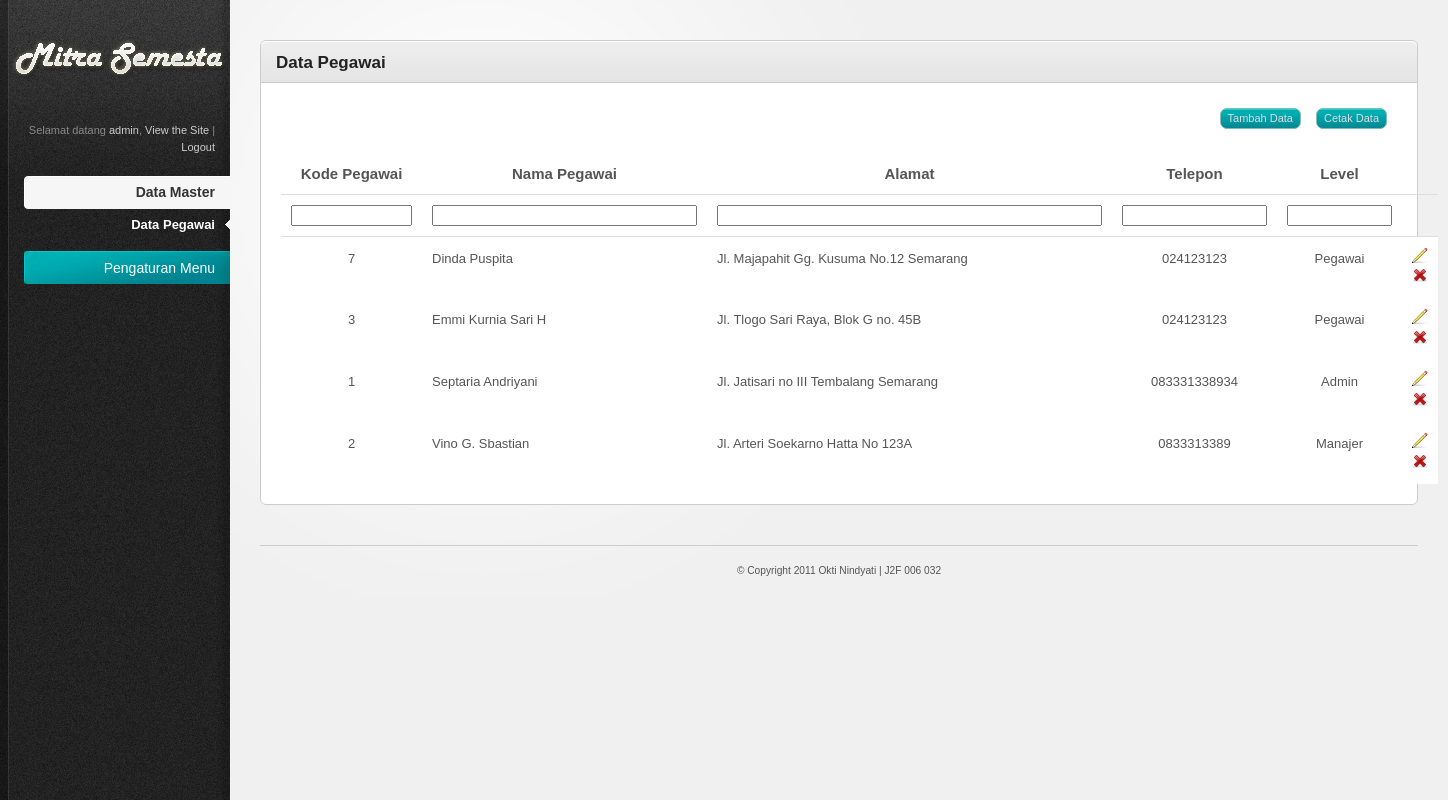
Page /index.php/admin/pegawai (signed in) on the committed database.
### tables this page shows
CREATE TABLE IF NOT EXISTS `pegawai` (
  `KodePegawai` int(11) NOT NULL AUTO_INCREMENT,
  `NamaPegawai` varchar(30) NOT NULL,
  `JenisKelamin` char(1) NOT NULL,
  `TempatLahir` varchar(20) NOT NULL,
  `TanggalLahir` date NOT NULL,
  `AlmtPegawai` varchar(50) DEFAULT NULL,
  `NoTelepon` varchar(12) DEFAULT NULL,
  `Email` varchar(25) DEFAULT NULL,
  `TanggalMasuk` date NOT NULL,
  `Level` varchar(10) NOT NULL,
  `Username` varchar(25) NOT NULL,
  `Password` varchar(35) NOT NULL,
  PRIMARY KEY (`KodePegawai`)
);

### system/application/controllers/admin/pegawai.php (called while the page is built, shortened)
<?php
Class Pegawai extends Controller{
	function Pegawai(){
		$this->load->model(array('pegawai_model','penjualan_model'));
	}
	function index($KodePegawai=''){
		if(isset($_SESSION["username"]) && ($_SESSION['level']=='Admin' || $_SESSION['level']=='Pegawai' || $_SESSION['level']=='Manajer')){
		$data['judul'] = "Data Pegawai";
		$result = $this->pegawai_model->get_daftar_pegawai();
		$subdata['result_pegawai'] = $result;
		$data['content'] = $this->load->view('admin/pegawai_view',$subdata,TRUE);
		$this->load->view("template_admin/template",$data);
		}else{
			redirect('home');
		}
	}
}

### system/codeigniter/CodeIgniter.php (called while the page is built, shortened)
<?php  if ( ! defined('BASEPATH')) exit('No direct script access allowed');
$EXT =& load_class('Hooks');
$EXT->_call_hook('pre_system');
$URI =& load_class('URI');
$RTR =& load_class('Router');
$method = $RTR->fetch_method();
$EXT->_call_hook('pre_controller');
$CI = new $class();
if ($RTR->scaffolding_request === TRUE)
{
	if ($EXT->_call_hook('scaffolding_override') === FALSE)
	{
		$CI->_ci_scaffolding();
	}
}
else
{
	if (method_exists($CI, '_remap'))
	{
		$CI->_remap($method);
	}
	else
	{
		call_user_func_array(array(&$CI, $method), array_slice($URI->rsegments, 2));
	}
}

### index.php (called while the page is built, shortened)
<?php
require_once BASEPATH.'codeigniter/CodeIgniter'.EXT;

### system/codeigniter/Base5.php (called while the page is built)
<?php  if ( ! defined('BASEPATH')) exit('No direct script access allowed');
class CI_Base {
	private static $instance;
	public function CI_Base()
	{
		self::$instance =& $this;
	}
	public static function &get_instance()
	{
		return self::$instance;
	}
}
function &get_instance()
{
	return CI_Base::get_instance();
}

### system/application/models/pegawai_model.php (called while the page is built, shortened)
<?php
Class Pegawai_model extends Model{
	function get_daftar_pegawai(){
		$this->db->order_by('NamaPegawai','asc');
		$query = $this->db->get('pegawai');
		if ($query->num_rows()>0){
			return $query->result();
		}else{
			return false;
		}
	}
}

### system/application/views/admin/pegawai_view.php (the view, shortened to what this page needs)
<div style="float:right;margin:5px 10px 25px 5px"><a class="button" href="<?=site_url("admin/pegawai/cetak_pegawai/") ?>" target="_blank" title="Cetak data pegawai">Cetak Data</a></div>
<div style="float:right;margin:5px 10px 25px 5px"><a class="button" href="<?=site_url("admin/pegawai/add_pegawai/")?>">Tambah Data</a></div>
<div class="tab-content default-tab" id="tab1">
	<table width="100%">
		<thead>
			<tr>
			   <th width="12px"><center>Kode Pegawai</center></th>
			   <th width="30px"><center>Nama Pegawai</center></th>
			   <th width="45px"><center>Alamat</center></th>
			   <th width="15px"><center>Telepon</center></th>
			   <th width="10px"><center>Level</center></th>
			   <th></th>
			</tr>
			<tr>
			   <th><input type="text" size="12px" name="KodePegawai" class="input_filter" rel="KodePegawai" id="KodePegawai" value=""></th>
			   <th><input type="text" size="30px" name="NamaPegawai" class="input_filter" rel="NamaPegawai" id="NamaPegawai" value=""></th>
			   <th><input type="text" size="45px" name="AlmtPegawai" class="input_filter" rel="AlmtPegawai" id="AlmtPegawai" value=""></th>
			   <th><input type="text" size="15px" name="NoTelepon" class="input_filter" rel="NoTelepon" id="NoTelepon" value=""></th>
			   <th><input type="text" size="10px" name="Level" class="input_filter" rel="Level" id="Level" value=""></th>
			   <th></th>
			</tr>
		</thead>
		<tbody>
				<?php if($result_pegawai){
					foreach($result_pegawai as $num_row => $row)
				{?>
			<tr>
				<td><center><?=$row->KodePegawai;?></center></td>
				<td><?=$row->NamaPegawai;?></td>
				<td><?=$row->AlmtPegawai;?></td>
				<td><center><?=$row->NoTelepon;?></center></td>
				<td><center><?=$row->Level;?></center></td>
				<td><center>
					 <a href="<?=site_url("admin/pegawai/edit_pegawai/".$row->KodePegawai)?>" title="Edit"><img src="<?=base_url()?>system/application/views/template_admin/resources/images/icons/pencil.png" alt="Edit" /></a>
					 <a href="<?=site_url("admin/pegawai/delete_pegawai/".$row->KodePegawai)?>" title="Hapus" class="delete"><img src="<?=base_url()?>system/application/views/template_admin/resources/images/icons/cross.png" alt="Delete" /></a>
				</center></td>
			</tr>
				<?php
				};
				}
				?>
		</tbody>
	</table>
</div>

### system/application/views/template_admin/resources/css/style.css (style rules this page uses)
html { font-size: 100%; height: 100%; margin-bottom: 1px; }
body { font-family: Arial, Helvetica, sans-serif; color: #555; background: #f0f0f0 url('../images/bg-body.gif') top left repeat-y; font-size: 12px; }
a { color: #84bab2; text-decoration: none; }
.button { font-family: Verdana, Arial, sans-serif; display: inline-block; background: #3e4e5a url('../images/bg-button-blue.jpg') top left repeat-x !important; border: 1px solid #84bab2 !important; padding: 4px 7px 4px 7px !important; color: #ddd !important; font-size: 11px !important; cursor: pointer; }
#main-content table { border-collapse: collapse; }
#main-content table thead th { font-weight: bold; font-size: 15px; border-bottom: 1px solid #ddd; }
#main-content tbody tr { background: #fff; }
#main-content tbody tr.alt-row { background: #ffffff; }
#main-content table td, #main-content table th { padding: 10px; line-height: 1.3em; }

### system/application/views/template_admin/resources/css/invalid.css (style rules this page uses)
.button, #main-content table tfoot td .bulk-actions select, .pagination a.number, form input.text-input, form textarea, form .wysiwyg, form select { -moz-border-radius: 7px; -webkit-border-radius: 7px; border-radius: 7px; }

### rows in the picture
pegawai: KodePegawai "7", NamaPegawai "Dinda Puspita", AlmtPegawai "Jl. Majapahit Gg. Kusuma No.12 Semarang", NoTelepon "024123123", Level "Pegawai"
pegawai: KodePegawai "3", NamaPegawai "Emmi Kurnia Sari H", AlmtPegawai "Jl. Tlogo Sari Raya, Blok G no. 45B", NoTelepon "024123123", Level "Pegawai"
pegawai: KodePegawai "1", NamaPegawai "Septaria Andriyani", AlmtPegawai "Jl. Jatisari no III Tembalang Semarang", NoTelepon "083331338934", Level "Admin"
pegawai: KodePegawai "2", NamaPegawai "Vino G. Sbastian", AlmtPegawai "Jl. Arteri Soekarno Hatta No 123A", NoTelepon "0833313389", Level "Manajer"

### other values in the picture
$_SESSION['username'] "admin"
$judul "Data Pegawai"
